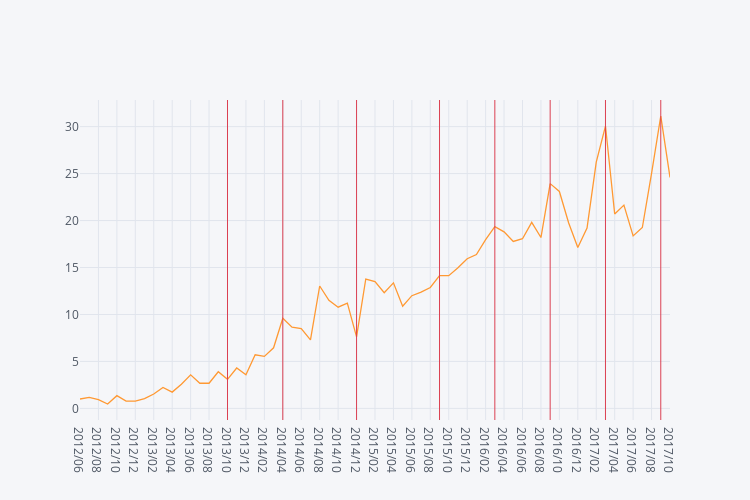

Notebook code cell kept with this figure:
### Code cell
iplot(monthly_mean.iplot(asFigure = True, vline=['2017/09', '2017/03', '2016/09', '2016/03', '2015/09', '2014/12', '2014/04', '2013/10'], dimensions=(750, 500)))

### Figure 1 — Plotly figure (JSON) as saved in the notebook; plotly's stock layout.template omitted (floating-point values rounded to 4 significant figures)
{"data": [{"line": {"color": "rgba(255, 153, 51, 1.0)", "dash": "solid", "width": 1.3}, "mode": "lines", "name": "None", "text": "", "type": "scatter", "x": ["2012/06", "2012/07", "2012/08", "2012/09", "2012/10", "2012/11", "2012/12", "2013/01", "2013/02", "2013/03", "2013/04", "2013/05", "2013/06", "2013/07", "2013/08", "2013/09", "2013/10", "2013/11", "2013/12", "2014/01", "2014/02", "2014/03", "2014/04", "2014/05", "2014/06", "2014/07", "2014/08", "2014/09", "2014/10", "2014/11", "2014/12", "2015/01", "2015/02", "2015/03", "2015/04", "2015/05", "2015/06", "2015/07", "2015/08", "2015/09", "2015/10", "2015/11", "2015/12", "2016/01", "2016/02", "2016/03", "2016/04", "2016/05", "2016/06", "2016/07", "2016/08", "2016/09", "2016/10", "2016/11", "2016/12", "2017/01", "2017/02", "2017/03", "2017/04", "2017/05", "2017/06", "2017/07", "2017/08", "2017/09", "2017/10"], "y": [1, 1.161, 0.9355, 0.4667, 1.355, 0.7667, 0.7742, 1.032, 1.536, 2.226, 1.733, 2.581, 3.567, 2.677, 2.677, 3.9, 3.097, 4.3, 3.581, 5.71, 5.536, 6.452, 9.6, 8.645, 8.5, 7.29, 13.03, 11.5, 10.77, 11.2, 7.613, 13.77, 13.5, 12.32, 13.37, 10.87, 12, 12.39, 12.87, 14.13, 14.13, 14.97, 15.94, 16.39, 17.97, 19.35, 18.8, 17.77, 18.07, 19.81, 18.19, 23.93, 23.1, 19.77, 17.13, 19.19, 26.21, 30.06, 20.7, 21.65, 18.37, 19.26, 25.03, 31.13, 24.59]}], "layout": {"height": 500, "legend": {"bgcolor": "#F5F6F9", "font": {"color": "#4D5663"}}, "paper_bgcolor": "#F5F6F9", "plot_bgcolor": "#F5F6F9", "shapes": [{"line": {"color": "#db4052", "dash": "solid", "width": 1}, "type": "line", "x0": "2017/09", "x1": "2017/09", "xref": "x", "y0": 0, "y1": 1, "yref": "paper"}, {"line": {"color": "#db4052", "dash": "solid", "width": 1}, "type": "line", "x0": "2017/03", "x1": "2017/03", "xref": "x", "y0": 0, "y1": 1, "yref": "paper"}, {"line": {"color": "#db4052", "dash": "solid", "width": 1}, "type": "line", "x0": "2016/09", "x1": "2016/09", "xref": "x", "y0": 0, "y1": 1, "yref": "paper"}, {"line": {"color": "#db4052", "dash": "solid", "width": 1}, "type": "line", "x0": "2016/03", "x1": "2016/03", "xref": "x", "y0": 0, "y1": 1, "yref": "paper"}, {"line": {"color": "#db4052", "dash": "solid", "width": 1}, "type": "line", "x0": "2015/09", "x1": "2015/09", "xref": "x", "y0": 0, "y1": 1, "yref": "paper"}, {"line": {"color": "#db4052", "dash": "solid", "width": 1}, "type": "line", "x0": "2014/12", "x1": "2014/12", "xref": "x", "y0": 0, "y1": 1, "yref": "paper"}, {"line": {"color": "#db4052", "dash": "solid", "width": 1}, "type": "line", "x0": "2014/04", "x1": "2014/04", "xref": "x", "y0": 0, "y1": 1, "yref": "paper"}, {"line": {"color": "#db4052", "dash": "solid", "width": 1}, "type": "line", "x0": "2013/10", "x1": "2013/10", "xref": "x", "y0": 0, "y1": 1, "yref": "paper"}], "titlefont": {"color": "#4D5663"}, "width": 750, "xaxis1": {"gridcolor": "#E1E5ED", "showgrid": true, "tickfont": {"color": "#4D5663"}, "title": "", "titlefont": {"color": "#4D5663"}, "zerolinecolor": "#E1E5ED"}, "yaxis1": {"gridcolor": "#E1E5ED", "showgrid": true, "tickfont": {"color": "#4D5663"}, "title": "", "titlefont": {"color": "#4D5663"}, "zerolinecolor": "#E1E5ED"}}}
